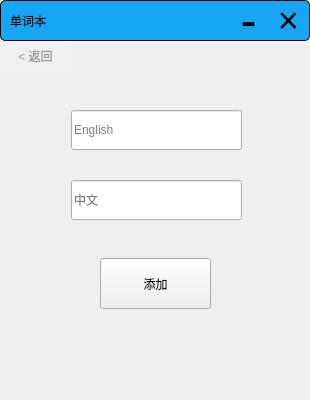
<?xml version="1.0" encoding="UTF-8"?>
<ui version="4.0">
 <class>addword</class>
 <widget class="QWidget" name="addword">
  <property name="geometry">
   <rect>
    <x>0</x>
    <y>0</y>
    <width>310</width>
    <height>400</height>
   </rect>
  </property>
  <property name="windowTitle">
   <string>Form</string>
  </property>
  <property name="windowIcon">
   <iconset resource="images.qrc">
    <normaloff>:/static/images/bubu.ico</normaloff>:/static/images/bubu.ico</iconset>
  </property>
  <property name="styleSheet">
   <string notr="true">#widget  {
	border:1px solid black;
	border-radius:5px;
}</string>
  </property>
  <widget class="QWidget" name="titleWidget" native="true">
   <property name="geometry">
    <rect>
     <x>0</x>
     <y>0</y>
     <width>310</width>
     <height>41</height>
    </rect>
   </property>
   <property name="styleSheet">
    <string notr="true">#titleWidget{
background-color:rgb(22, 166, 243);
color:black;
border-radius:5px;
border:1px solid black;
}</string>
   </property>
   <widget class="QPushButton" name="minBtn">
    <property name="geometry">
     <rect>
      <x>229</x>
      <y>1</y>
      <width>39</width>
      <height>39</height>
     </rect>
    </property>
    <property name="font">
     <font>
      <family>Microsoft YaHei UI</family>
      <pointsize>36</pointsize>
      <italic>false</italic>
      <bold>false</bold>
     </font>
    </property>
    <property name="styleSheet">
     <string notr="true">QPushButton:hover { 
 background-color: red; 
 color: rgb(255, 255, 255);
border: 1px solid black;
	font: 36pt &quot;Microsoft YaHei UI&quot;;
}
QPushButton {background-color:#E1E1E1;
color:black;
background-color: rgb(22, 166, 243); 
border-radius:5px;
border:0px solid black;
	font: 36pt &quot;Microsoft YaHei UI&quot;;}</string>
    </property>
    <property name="text">
     <string>-</string>
    </property>
   </widget>
  </widget>
  <widget class="QPushButton" name="closeBtn">
   <property name="geometry">
    <rect>
     <x>269</x>
     <y>1</y>
     <width>39</width>
     <height>39</height>
    </rect>
   </property>
   <property name="styleSheet">
    <string notr="true">QPushButton:hover { 
 background-color: red; 
 color: rgb(255, 255, 255);
border: 1px solid black;
font-size:36px}
QPushButton {background-color:#E1E1E1;
color:black;
background-color: rgb(22, 166, 243); 
border-radius:5px;
border:0px solid black;
font-size:36px;}</string>
   </property>
   <property name="text">
    <string>×</string>
   </property>
  </widget>
  <widget class="QLabel" name="label">
   <property name="geometry">
    <rect>
     <x>10</x>
     <y>0</y>
     <width>121</width>
     <height>41</height>
    </rect>
   </property>
   <property name="styleSheet">
    <string notr="true">font: 16pt &quot;黑体&quot;;</string>
   </property>
   <property name="text">
    <string>单词本</string>
   </property>
  </widget>
  <widget class="QLineEdit" name="wordText">
   <property name="geometry">
    <rect>
     <x>71</x>
     <y>110</y>
     <width>171</width>
     <height>40</height>
    </rect>
   </property>
   <property name="text">
    <string/>
   </property>
   <property name="placeholderText">
    <string>English</string>
   </property>
  </widget>
  <widget class="QLineEdit" name="meanText">
   <property name="geometry">
    <rect>
     <x>71</x>
     <y>180</y>
     <width>171</width>
     <height>40</height>
    </rect>
   </property>
   <property name="text">
    <string/>
   </property>
   <property name="placeholderText">
    <string>中文</string>
   </property>
  </widget>
  <widget class="QPushButton" name="addBtn">
   <property name="geometry">
    <rect>
     <x>100</x>
     <y>258</y>
     <width>111</width>
     <height>51</height>
    </rect>
   </property>
   <property name="text">
    <string>添加</string>
   </property>
  </widget>
  <widget class="QPushButton" name="backBtn">
   <property name="geometry">
    <rect>
     <x>0</x>
     <y>41</y>
     <width>71</width>
     <height>29</height>
    </rect>
   </property>
   <property name="styleSheet">
    <string notr="true">
 QPushButton:hover { 
color:rgb(0, 0, 0);
border:0px solid black;
background-color:rgb(240,240,240);
}
QPushButton {
color:rgb(149, 149, 149);
border:0px solid black;
background-color:rgb(240,240,240);
}
</string>
   </property>
   <property name="text">
    <string>&lt; 返回</string>
   </property>
  </widget>
  <widget class="QLabel" name="infoLabel">
   <property name="geometry">
    <rect>
     <x>130</x>
     <y>340</y>
     <width>61</width>
     <height>31</height>
    </rect>
   </property>
   <property name="styleSheet">
    <string notr="true">color:rgb(101, 101, 101)</string>
   </property>
   <property name="text">
    <string/>
   </property>
  </widget>
 </widget>
 <resources>
  <include location="images.qrc"/>
 </resources>
 <connections/>
</ui>
